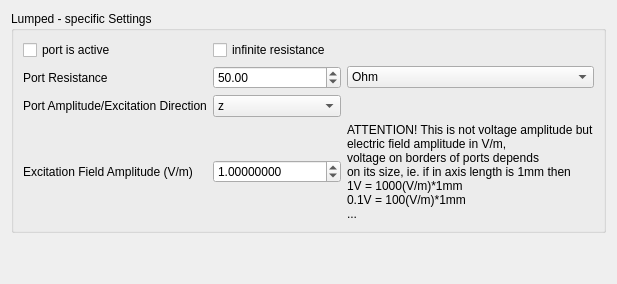
               <widget class="QWidget" name="Lumped">
                <attribute name="title">
                 <string>Lumped</string>
                </attribute>
                <layout class="QVBoxLayout" name="verticalLayout_32">
                 <item>
                  <widget class="QGroupBox" name="lumpedPortSettingsGroup">
                   <property name="title">
                    <string>Lumped - specific Settings</string>
                   </property>
                   <layout class="QGridLayout" name="gridLayout_21">
                    <item row="1" column="2">
                     <widget class="QComboBox" name="lumpedPortResistanceUnits">
                      <property name="currentText">
                       <string>Ohm</string>
                      </property>
                      <item>
                       <property name="text">
                        <string>Ohm</string>
                       </property>
                      </item>
                      <item>
                       <property name="text">
                        <string>uOhm</string>
                       </property>
                      </item>
                      <item>
                       <property name="text">
                        <string>mOhm</string>
                       </property>
                      </item>
                      <item>
                       <property name="text">
                        <string>kOhm</string>
                       </property>
                      </item>
                      <item>
                       <property name="text">
                        <string>MOhm</string>
                       </property>
                      </item>
                      <item>
                       <property name="text">
                        <string>GOhm</string>
                       </property>
                      </item>
                     </widget>
                    </item>
                    <item row="5" column="1">
                     <widget class="QDoubleSpinBox" name="lumpedPortExcitationAmplitude">
                      <property name="decimals">
                       <number>8</number>
                      </property>
                      <property name="minimum">
                       <double>-10000000000.000000000000000</double>
                      </property>
                      <property name="maximum">
                       <double>10000000000.000000000000000</double>
                      </property>
                      <property name="singleStep">
                       <double>0.100000000000000</double>
                      </property>
                      <property name="value">
                       <double>1.000000000000000</double>
                      </property>
                     </widget>
                    </item>
                    <item row="5" column="2">
                     <widget class="QLabel" name="label_105">
                      <property name="text">
                       <string>ATTENTION! This is not voltage amplitude but
electric field amplitude in V/m,
voltage on borders of ports depends
on its size, ie. if in axis length is 1mm then
1V = 1000(V/m)*1mm
0.1V = 100(V/m)*1mm
...</string>
                      </property>
                     </widget>
                    </item>
                    <item row="3" column="0">
                     <widget class="QLabel" name="label_29">
                      <property name="text">
                       <string>Port Amplitude/Excitation Direction</string>
                      </property>
                     </widget>
                    </item>
                    <item row="0" column="0">
                     <widget class="QCheckBox" name="lumpedPortActive">
                      <property name="text">
                       <string>port is active</string>
                      </property>
                     </widget>
                    </item>
                    <item row="1" column="1">
                     <widget class="QDoubleSpinBox" name="lumpedPortResistanceValue">
                      <property name="maximum">
                       <double>10000000000.000000000000000</double>
                      </property>
                      <property name="value">
                       <double>50.000000000000000</double>
                      </property>
                     </widget>
                    </item>
                    <item row="1" column="0">
                     <widget class="QLabel" name="label_27">
                      <property name="text">
                       <string>Port Resistance</string>
                      </property>
                     </widget>
                    </item>
                    <item row="3" column="1">
                     <widget class="QComboBox" name="lumpedPortDirection">
                      <property name="currentText">
                       <string>z</string>
                      </property>
                      <item>
                       <property name="text">
                        <string>z</string>
                       </property>
                      </item>
                      <item>
                       <property name="text">
                        <string>x</string>
                       </property>
                      </item>
                      <item>
                       <property name="text">
                        <string>y</string>
                       </property>
                      </item>
                     </widget>
                    </item>
                    <item row="5" column="0">
                     <widget class="QLabel" name="label_102">
                      <property name="text">
                       <string>Excitation Field Amplitude (V/m)</string>
                      </property>
                     </widget>
                    </item>
                    <item row="0" column="1">
                     <widget class="QCheckBox" name="lumpedPortInfinitResistance">
                      <property name="text">
                       <string>infinite resistance</string>
                      </property>
                     </widget>
                    </item>
                   </layout>
                  </widget>
                 </item>
                 <item>
                  <spacer name="verticalSpacer_21">
                   <property name="orientation">
                    <enum>Qt::Vertical</enum>
                   </property>
                   <property name="sizeHint" stdset="0">
                    <size>
                     <width>20</width>
                     <height>40</height>
                    </size>
                   </property>
                  </spacer>
                 </item>
                </layout>
               </widget>
